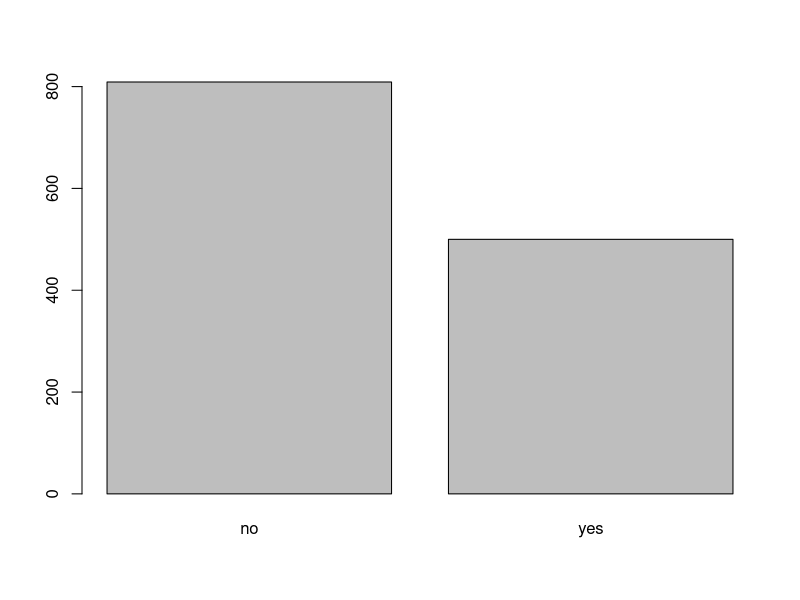
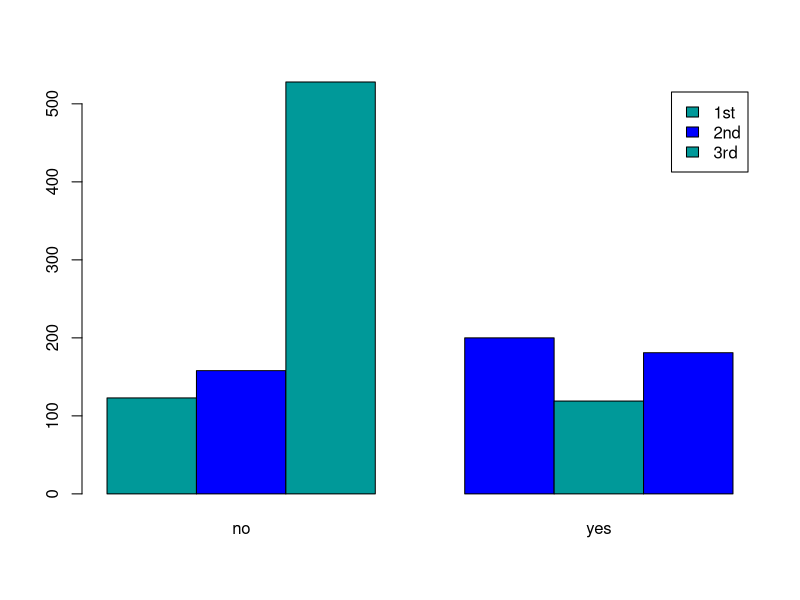
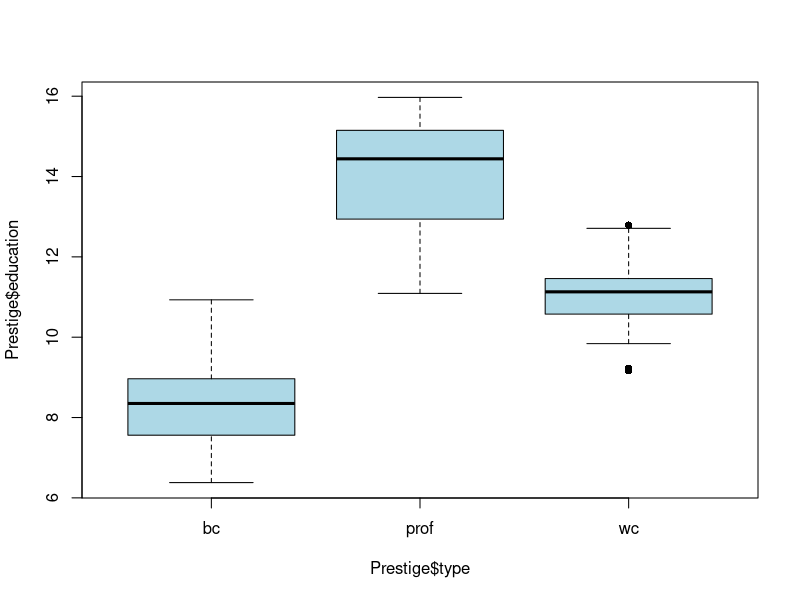
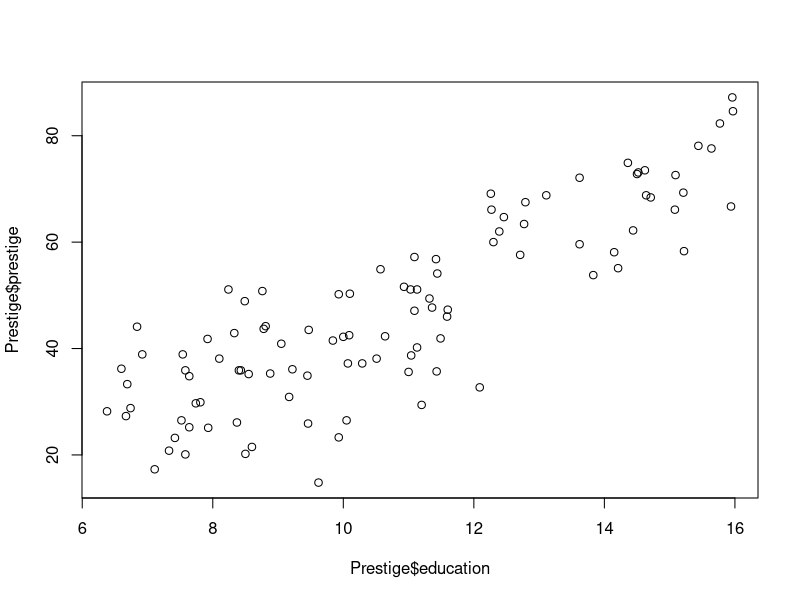
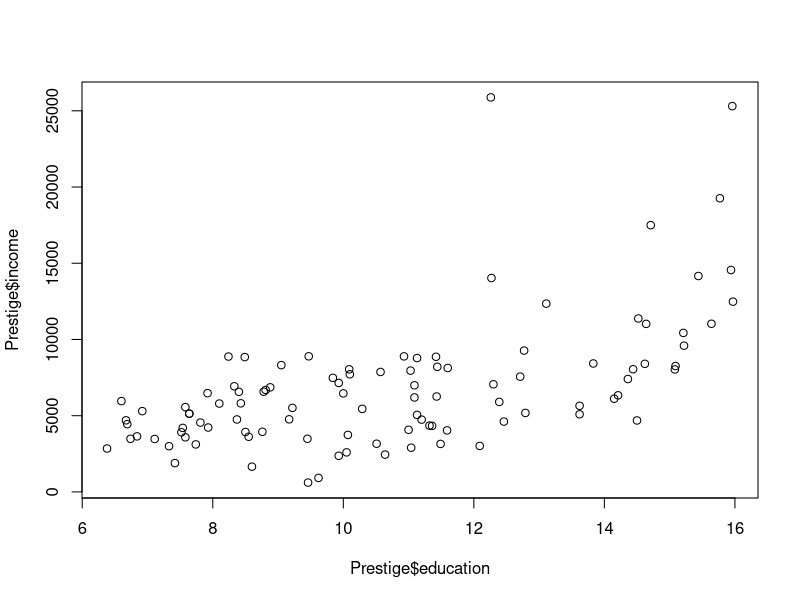
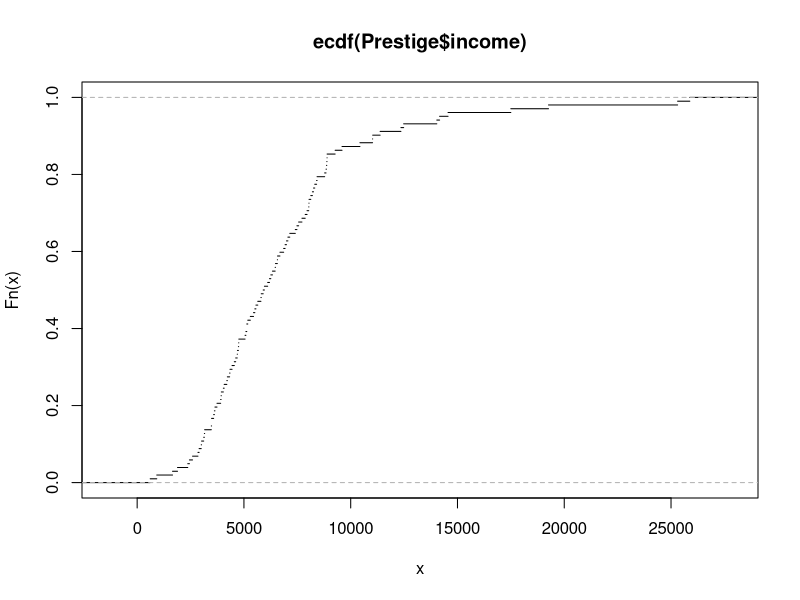

The R script that drew these images, in order:
## StatComp 19/20 
## Workshop 5
## 12/17/19

require(carData)
data(TitanicSurvival)

## Ex1

nrow(TitanicSurvival)
# How many survived/died?
table(TitanicSurvival$survived) # no: 809, yes: 500
prop.table(table(TitanicSurvival$survived)) # no: 0.62, yes: 0.38

# contingency table
table(TitanicSurvival$survived, TitanicSurvival$passengerClass)

# Obtain the overall relative frequencies, the column and row relative frequencies for passenger survivaland class
prop.table(table(TitanicSurvival$survived, TitanicSurvival$passengerClass)) # rel. frequencies
prop.table(table(TitanicSurvival$survived, TitanicSurvival$passengerClass), 1) # rowwise rel. frequencies
prop.table(table(TitanicSurvival$survived, TitanicSurvival$passengerClass), 2) # colwise rel. frequencies

## Ex2
# barchart of passenger survival
barplot(table(TitanicSurvival$survived))
# barchart of passenger survival + class
barplot(table(TitanicSurvival$passengerClass, TitanicSurvival$survived), beside = TRUE, legend = TRUE, col=c("#009999", "#0000FF"))

## Ex4
# boxplot for education split by type
data(Prestige)
boxplot(Prestige$education ~ Prestige$type, col = "lightblue",pch=16)
table(Prestige$type)
# obtain statistics for education split by type
tapply(Prestige$education, Prestige$type, median)
#   bc  prof    wc 
# 8.35 14.44 11.13
mean(Prestige$education, trim = .05) # fraction of observations to be trimmed from each end

# Find the mean and standard deviation forprestigesplit by type
tapply(Prestige$prestige, Prestige$type, mean)
tapply(Prestige$prestige, Prestige$type, sd)
# Obtain the lower and upper quartiles for educationsplit by type
tapply(Prestige$education, Prestige$type, quantile, probs = c(.25, .75))

## Ex5
plot(Prestige$education, Prestige$prestige)
cov(Prestige$education, Prestige$prestige)
cor(Prestige$education, Prestige$prestige) # highly correlated

plot(Prestige$education, Prestige$income)
cov(Prestige$education, Prestige$income)
cor(Prestige$education, Prestige$income) # highly correlated

plot(ecdf(Prestige$income), do.points = FALSE) # CDF